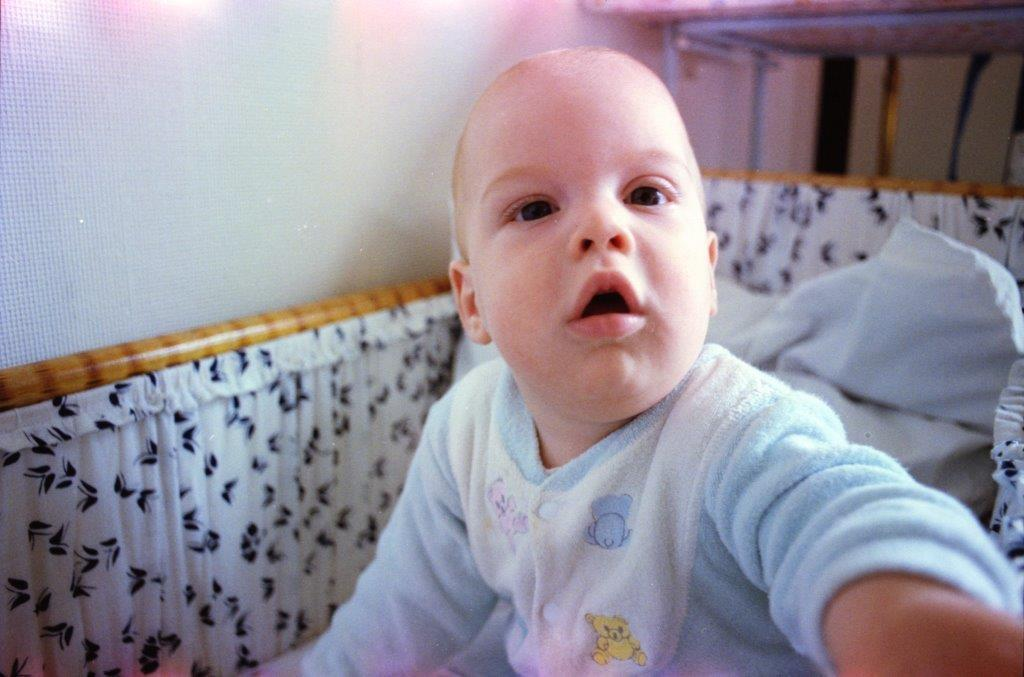
#> input picture pics/babyselfie.jpg, 1024 x 677 px
$ python arithmetic.py --image ../pics/babyselfie.jpg
#> lines starting #> are read from the running program, lines starting #| are printed output that depends on the picture
from __future__ import print_function
import numpy as np
import argparse
import cv2

ap = argparse.ArgumentParser()
ap.add_argument("-i", "--image", required = True, help = "Path to image")
args = vars(ap.parse_args())

image = cv2.imread(args["image"])
#> image is the input picture: shape (677, 1024, 3); mean B, G, R 156, 144.6, 151.2
cv2.imshow("Original", image)

print("max of 255: {}".format(cv2.add(np.uint8([200]), np.uint8([100]))))
print("min of 0: {}".format(cv2.subtract(np.uint8([50]), np.uint8([100]))))

print("wrap around: {}".format(np.uint8([200]) + np.uint8([100])))
print("wrap around: {}".format(np.uint8([50]) - np.uint8([100])))

M = np.ones(image.shape, dtype = "uint8") * 100
added = cv2.add(image, M)
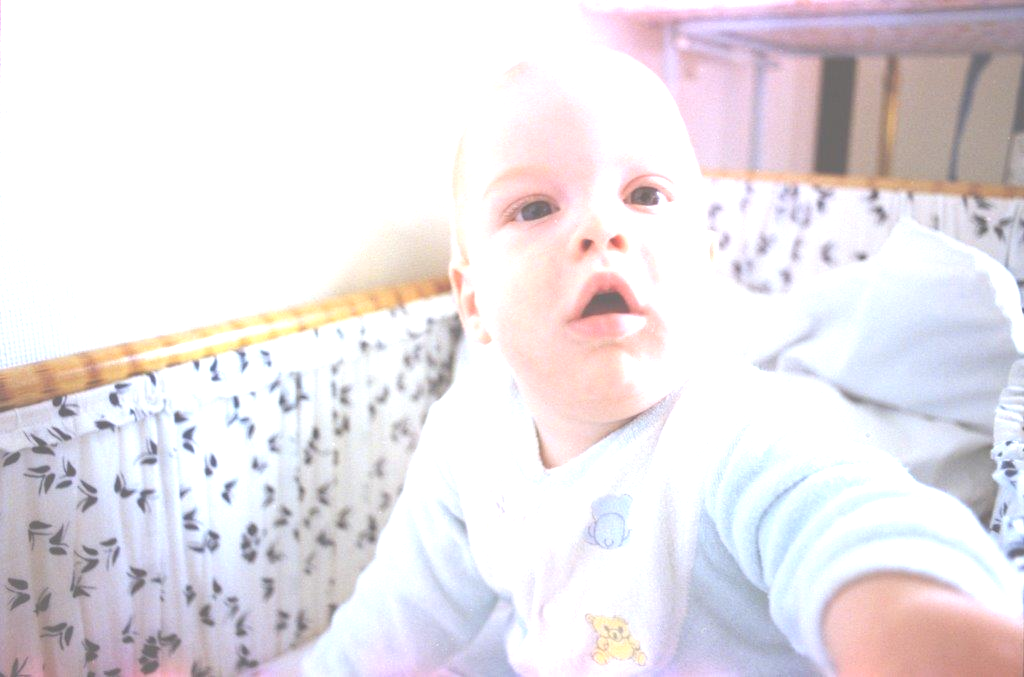
#> added: shape (677, 1024, 3); mean B, G, R 231.1, 227.1, 232.7
cv2.imshow("Added", added)

M = np.ones(image.shape, dtype = "uint8") * 50
subtracted = cv2.subtract(image, M)
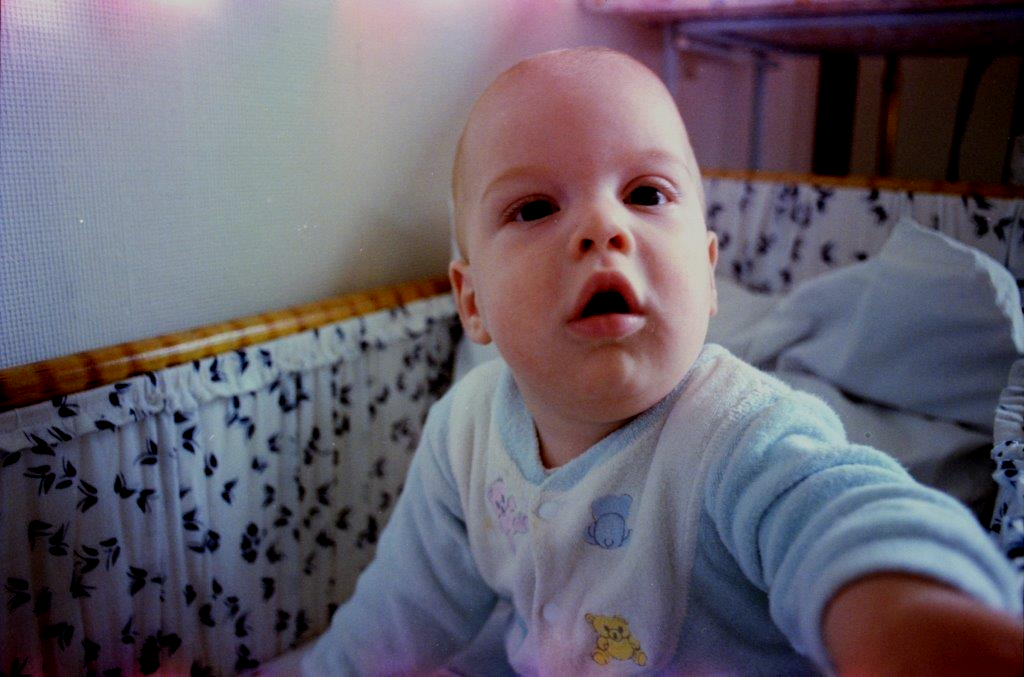
#> subtracted: shape (677, 1024, 3); mean B, G, R 107.2, 95.6, 101.9
cv2.imshow("subtracted", subtracted)
cv2.waitKey()
